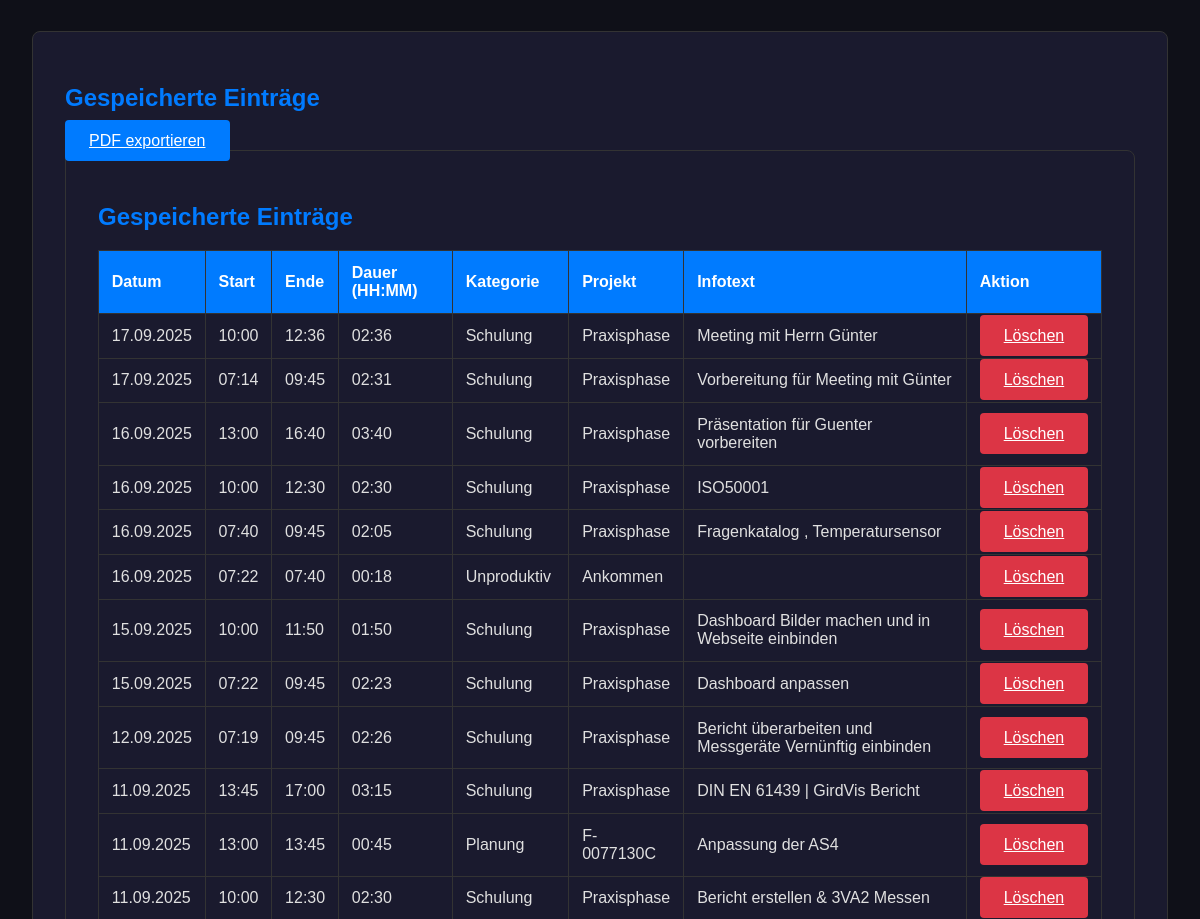
The page /dokumentation (middle part) on the database as committed earlier.
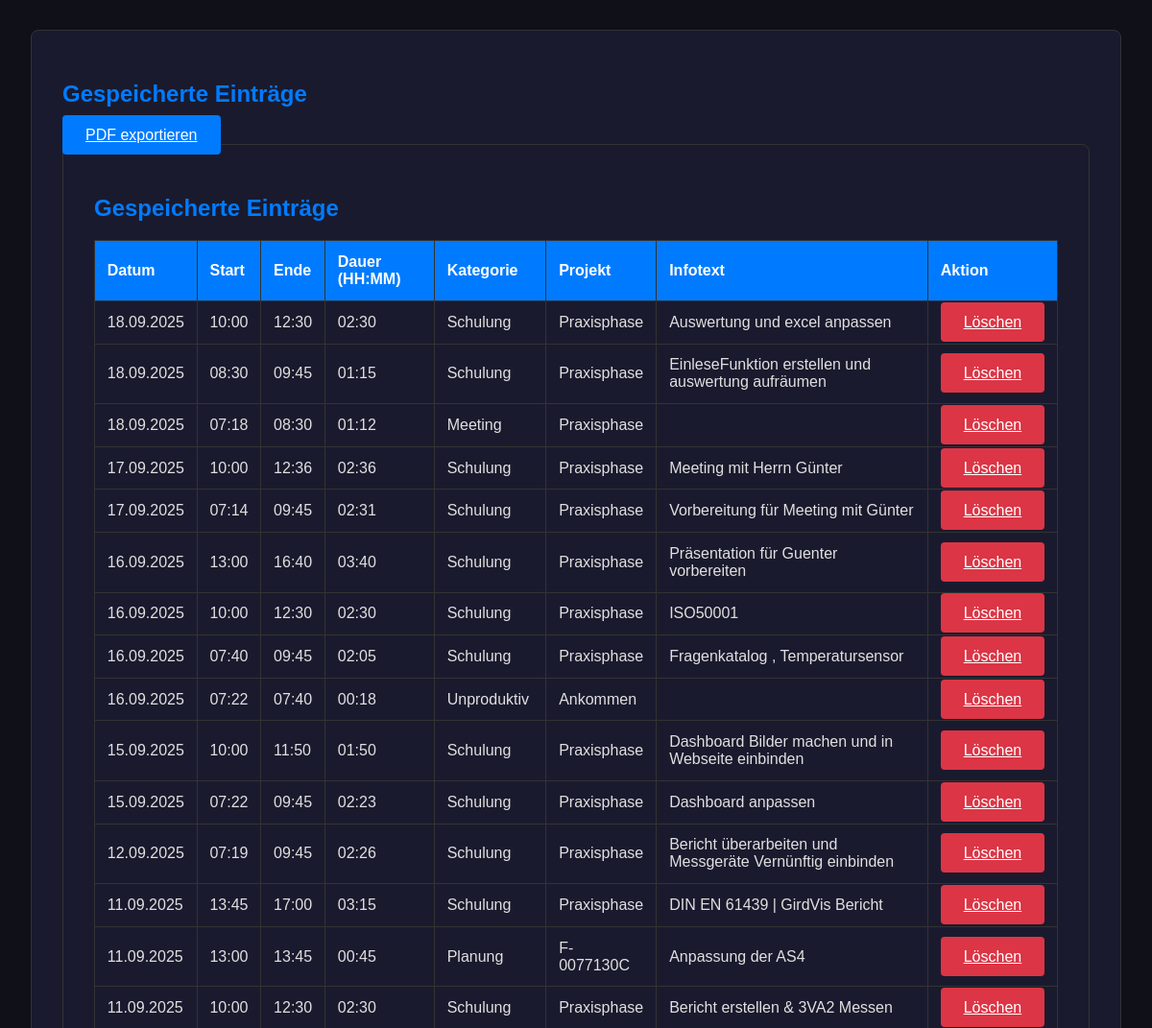
The same page on the database as committed later.
### app.py (models this page shows)
class TimeEntry(db.Model):
    id = db.Column(db.Integer, primary_key=True)
    date = db.Column(db.Date, nullable=False, default=date.today)
    start_time = db.Column(db.Time, nullable=False)
    end_time = db.Column(db.Time, nullable=False)
    category = db.Column(db.String(50), nullable=False)
    project = db.Column(db.String(100), nullable=False)
    info_text = db.Column(db.String(300), nullable=True)
    @property
    def duration(self):
        start_dt = datetime.combine(self.date, self.start_time)
        end_dt = datetime.combine(self.date, self.end_time)
        if end_dt < start_dt:
            end_dt += timedelta(days=1)
        return end_dt - start_dt
    @property
    def duration_str(self):
        total_seconds = self.duration.total_seconds()
        hours, remainder = divmod(total_seconds, 3600)
        minutes, _ = divmod(remainder, 60)
        return f"{int(hours):02}:{int(minutes):02}"

### app.py (the view, shortened to what this page needs)
@app.route('/dokumentation', methods=['GET', 'POST'])
def dokumentation():
    entries = TimeEntry.query.order_by(TimeEntry.date.desc(), TimeEntry.start_time.desc()).all()
    generate_category_chart(entries)
    return render_template('dokumentation.html', entries=entries)

### app.py (called while the page is built)
@app.context_processor
def inject_now():
    return {'now': datetime.now(timezone.utc)}

### templates/dokumentation.html (shortened to what this page needs)
{% extends 'base.html' %}
{% block content %}
    <div class="table-container">
    <h2>Gespeicherte Einträge</h2>
    <a href="{{ url_for('generate_pdf') }}" class="btn" style="margin-bottom: 1rem;">PDF exportieren</a>
    <div class="table-container">
        <h2>Gespeicherte Einträge</h2>
        <table class="data-table">
            <thead>
                <tr>
                    <th>Datum</th>
                    <th>Start</th>
                    <th>Ende</th>
                    <th>Dauer (HH:MM)</th>
                    <th>Kategorie</th>
                    <th>Projekt</th>
                    <th>Infotext</th>
                    <th>Aktion</th>
                </tr>
            </thead>
            <tbody>
                {% for entry in entries %}
                <tr>
                    <td>{{ entry.date.strftime('%d.%m.%Y') }}</td>
                    <td>{{ entry.start_time.strftime('%H:%M') }}</td>
                    <td>{{ entry.end_time.strftime('%H:%M') }}</td>
                    <td>{{ entry.duration_str }}</td>
                    <td>{{ entry.category }}</td>
                    <td>{{ entry.project }}</td>
                    <td>{{ entry.info_text }}</td>
                    <td>
                        <a href="{{ url_for('delete_entry', entry_id=entry.id) }}"
                           class="btn btn-danger"
                           onclick="return confirm('Möchtest du diesen Eintrag wirklich löschen?');">Löschen</a>
                    </td>
                </tr>
                {% else %}
                <tr>
                    <td colspan="8">Noch keine Einträge vorhanden.</td>
                </tr>
                {% endfor %}
            </tbody>
        </table>
    </div>
{% endblock %}

### templates/base.html (shortened to what this page needs)
<!DOCTYPE html>
<html lang="de">
<head>
    <link rel="stylesheet" href="{{ url_for('static', filename='css/style.css') }}">
</head>
<body>
    <main class="main-content">
        {% block content %}{% endblock %}
    </main>
</body>
</html>

### static/css/style.css (style rules this page uses)
:root { --primary-bg-color: #0f1018; --secondary-bg-color: #1a1a2e; --primary-text-color: #e0e0e0; --accent-color: #007bff; --accent-hover-color: #0056b3; --border-color: #333; --success-color: #28a745; --error-color: #dc3545; }
body { font-family: Arial, sans-serif; background-color: var(--primary-bg-color); color: var(--primary-text-color); margin: 0; padding-top: 70px; }
.main-content { padding: 2rem; max-width: 1200px; margin: 0 auto; }
h1, h2 { color: var(--accent-color); }
.form-container, .result-container, .table-container, .chart-container { background-color: var(--secondary-bg-color); padding: 2rem; border-radius: 8px; margin-bottom: 2rem; border: 1px solid var(--border-color); }
.btn { padding: 0.75rem 1.5rem; border: none; border-radius: 4px; background-color: var(--accent-color); color: white; font-size: 1rem; cursor: pointer; transition: background-color 0.2s ease; }
.btn-danger { background-color: var(--error-color); }
.data-table { width: 100%; border-collapse: collapse; margin-top: 1rem; }
.data-table th, .data-table td { border: 1px solid var(--border-color); padding: 0.8rem; text-align: left; }
.data-table th { background-color: var(--accent-color); color: white; }

Rows that differ between the two databases and show on the page:
added TimeEntry: date "18.09.2025", start_time "10:00", end_time "12:30", duration_str "02:30", category "Schulung", project "Praxisphase", info_text "Auswertung und excel anpassen"
added TimeEntry: date "18.09.2025", start_time "08:30", end_time "09:45", duration_str "01:15", category "Schulung", project "Praxisphase", info_text "EinleseFunktion erstellen und auswertung aufräumen"
added TimeEntry: date "18.09.2025", start_time "07:18", end_time "08:30", duration_str "01:12", category "Meeting", project "Praxisphase"
